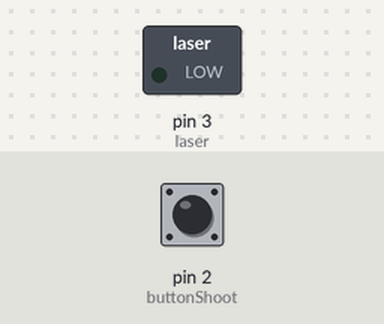
Recording of a sketch running on a simulated Arduino Uno, built with avr-gcc and run on an emulated ATmega328P. Shown: switched loads named in the sketch (green lamp = pin HIGH). Inputs (shaded band) come from the test bench; at power-on: pin 2 (buttonShoot) HIGH. Storage starts empty; the audio player accepts every command and is not drawn.

Above: at 1.2 s.
1.3 s: pin 2 (buttonShoot) pulled LOW for 0.15 s
At 1.37 s:
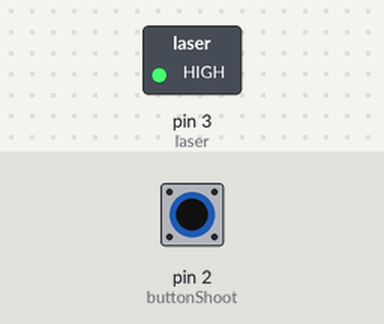
2.9 s: pin 2 (buttonShoot) pulled LOW for 3.2 s
At 6.2 s:
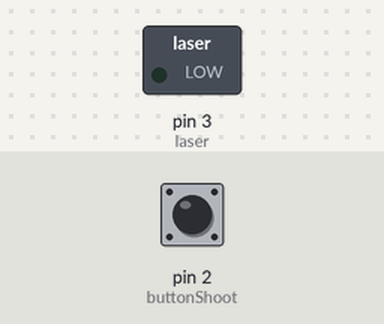
Timing chart, 0 to 7.7 s (numbered marks = the images above; inputs shaded):
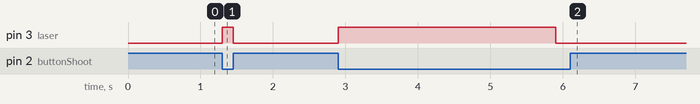

Measured:
- after the input at 1.3 s, pin 3 (laser): LOW → HIGH at once, → LOW 0.15 s later
- after the input at 2.9 s, pin 3 (laser): LOW → HIGH at once, → LOW 3.0 s later

The sketch:

fusil.ino
```cpp
// (licence header left out)
// --------------------------------------------------------|
//
//                    INCLUDE LIBRARY
//
//---------------------------------------------------------|

// Song
#include <SD.h>
#include <TMRpcm.h>
#include <SPI.h>
TMRpcm tmrpcm;

// --------------------------------------------------------|
//
//                      PIN SETUP
//
//---------------------------------------------------------|
#define SD_ChipSelectPin 4
int speakers = 9;
int buttonShoot = 2;
int buttonReload = 5;
int laser = 3;

// --------------------------------------------------------|
//
//                      GAME CONFIG
//
//---------------------------------------------------------|
int bullets = 7; // bullet +1 (8 bullets)
int reloadTimer = 2000; // Time to reload gun
int pressTimer = 3000; // Time you can press shoot button

// --------------------------------------------------------|
//
//                   VARIABLE DECLARATION
//
//---------------------------------------------------------|
long timer;
boolean isPressed = false;
byte i = 0;

// --------------------------------------------------------|
//
//                         START CODE
//
//---------------------------------------------------------|
void setup()
{
    tmrpcm.speakerPin = speakers; // speaker pin;

    Serial.begin(9600);
    if (!SD.begin(SD_ChipSelectPin))
    {
        Serial.println("SD fail");
        return;
    }
    tmrpcm.play("start.wav");

    pinMode(buttonShoot, INPUT_PULLUP);
    pinMode(buttonReload, INPUT_PULLUP);
    pinMode(laser, OUTPUT);
    digitalWrite(laser, LOW);
}

void loop()
{
    if(i < bullets +1)
    {
        if(!digitalRead(buttonShoot))
        {
            if(!isPressed)
            {
                tmrpcm.play("shoot1.wav");
                i++;
                isPressed = true;
                digitalWrite(laser, HIGH);
                timer = millis();
            }
        }
    }
    else if(i >= bullets +1)
    {
        if(!digitalRead(buttonReload))
        {
            tmrpcm.play("reload.wav");
            i = 0;
            delay(reloadTimer);
        }
    }

    if(digitalRead(buttonShoot))
    {
        if(isPressed)
        {
            isPressed = false;
            digitalWrite(laser, LOW);
        }
    }

    if((millis() - timer) > pressTimer && isPressed)
    {
        digitalWrite(laser, LOW);
    }
}
```
